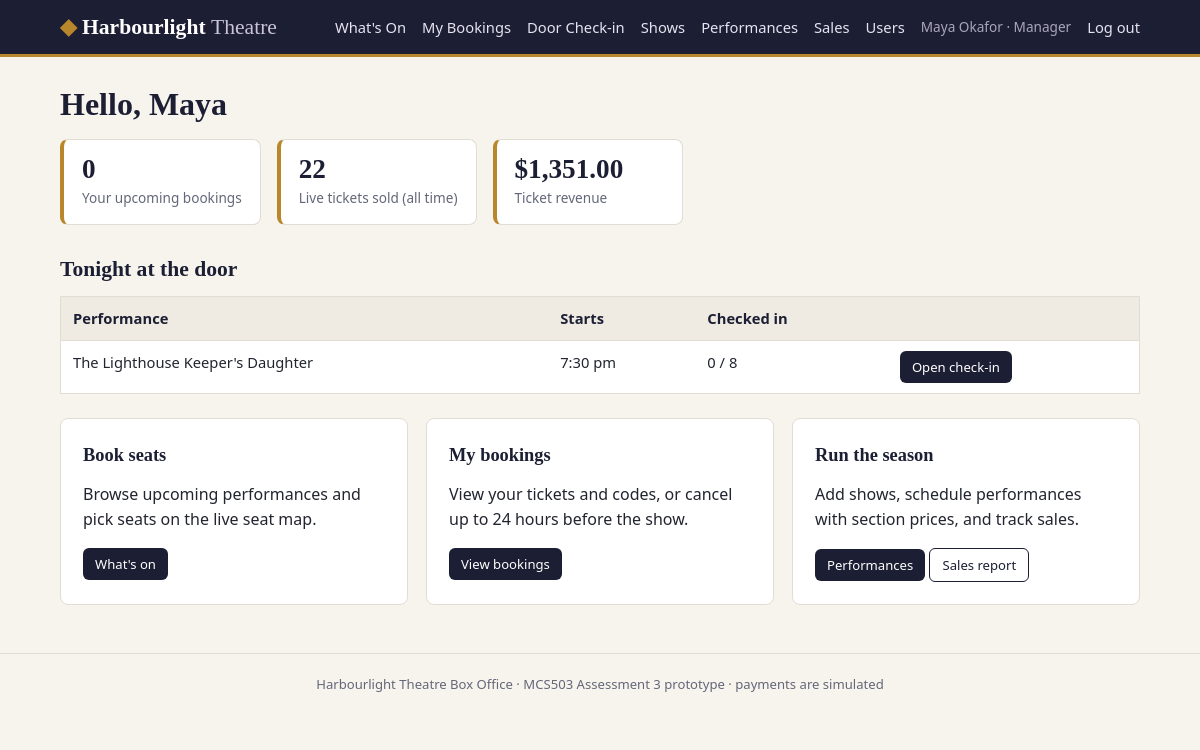
/dashboard.php (signed in), run on the app's committed database.
### tables this page shows
CREATE TABLE `performances` (
  `performance_id` int(10) unsigned NOT NULL AUTO_INCREMENT,
  `show_id` int(10) unsigned NOT NULL,
  `venue_id` int(10) unsigned NOT NULL,
  `starts_at` datetime NOT NULL,
  `status` enum('Scheduled','Cancelled') NOT NULL DEFAULT 'Scheduled',
  PRIMARY KEY (`performance_id`),
  KEY `idx_perf_start` (`starts_at`),
  KEY `fk_perf_show` (`show_id`),
  KEY `fk_perf_venue` (`venue_id`),
  CONSTRAINT `fk_perf_show` FOREIGN KEY (`show_id`) REFERENCES `shows` (`show_id`),
  CONSTRAINT `fk_perf_venue` FOREIGN KEY (`venue_id`) REFERENCES `venues` (`venue_id`)
);

CREATE TABLE `shows` (
  `show_id` int(10) unsigned NOT NULL AUTO_INCREMENT,
  `title` varchar(150) NOT NULL,
  `genre` varchar(50) NOT NULL,
  `description` text NOT NULL,
  `duration_mins` smallint(5) unsigned NOT NULL,
  `age_rating` varchar(10) NOT NULL DEFAULT 'G',
  PRIMARY KEY (`show_id`)
);

### includes/bootstrap.php (called while the page is built, shortened)
<?php
function e(?string $value): string
{
    return htmlspecialchars($value ?? '', ENT_QUOTES, 'UTF-8');
}
function money(float|string $amount): string
{
    return '$' . number_format((float)$amount, 2);
}
function isLoggedIn(): bool
{
    return isset($_SESSION['user_id']);
}
function currentUserId(): int
{
    return (int)($_SESSION['user_id'] ?? 0);
}
function hasRole(string ...$roles): bool
{
    return isLoggedIn() && in_array($_SESSION['role'], $roles, true);
}

### classes/Database.php (called while the page is built, shortened)
<?php
class Database
{
    private static ?mysqli $conn = null;
    public static function get(): mysqli
    {
        if (self::$conn === null) {
            try {
                $conn = new mysqli(DB_HOST, DB_USER, DB_PASS, DB_NAME);
            } catch (mysqli_sql_exception $e) {
                error_log('DB connection failed: ' . $e->getMessage());
                http_response_code(500);
                exit('The box office is temporarily unavailable. Please try again later.');
            }
            $conn->set_charset('utf8mb4');
            $offset = (new DateTime())->format('P');
            $conn->query("SET time_zone = '$offset'");
            self::$conn = $conn;
        }
        return self::$conn;
    }
}

### classes/Booking.php (called while the page is built, shortened)
<?php
class Booking
{
    private mysqli $db;
    public function __construct()
    {
        $this->db = Database::get();
    }
    public function ordersForUser(int $userId): array
    {
        $cutoff = CANCEL_CUTOFF_HOURS;
        $stmt = $this->db->prepare(
            "SELECT o.order_id, o.booking_ref, o.status, o.created_at,
                    p.performance_id, p.starts_at, p.status AS performance_status, s.title,
                    COUNT(t.ticket_id)  AS ticket_count,
                    SUM(t.price_paid)   AS total,
                    (o.status = 'Paid' AND p.status = 'Scheduled'
                     AND p.starts_at > DATE_ADD(NOW(), INTERVAL ? HOUR)) AS can_cancel
             FROM orders o
             JOIN tickets t      ON t.order_id = o.order_id
             JOIN performances p ON p.performance_id = t.performance_id
             JOIN shows s        ON s.show_id = p.show_id
             WHERE o.user_id = ?
             GROUP BY o.order_id, o.booking_ref, o.status, o.created_at,
                      p.performance_id, p.starts_at, p.status, s.title
             ORDER BY o.created_at DESC"
        );
        $stmt->bind_param('ii', $cutoff, $userId);
        $stmt->execute();
        return $stmt->get_result()->fetch_all(MYSQLI_ASSOC);
    }
}

### classes/Report.php (called while the page is built, shortened)
<?php
class Report
{
    private mysqli $db;
    public function __construct()
    {
        $this->db = Database::get();
    }
    public function byPerformance(): array
    {
        return $this->db->query(
            "SELECT p.performance_id, p.starts_at, p.status, s.title,
                    cap.capacity,
                    COUNT(t.ticket_id)               AS sold,
                    COALESCE(SUM(t.price_paid), 0)   AS revenue,
                    COUNT(t.checked_in_at)           AS attended,
                    ROUND(100 * COUNT(t.ticket_id) / cap.capacity, 1) AS occupancy_pct
             FROM performances p
             JOIN shows s ON s.show_id = p.show_id
             JOIN (SELECT sec.venue_id, COUNT(*) AS capacity
                     FROM seats st JOIN sections sec ON sec.section_id = st.section_id
                    GROUP BY sec.venue_id) cap ON cap.venue_id = p.venue_id
             LEFT JOIN tickets t ON t.performance_id = p.performance_id AND t.is_active = 1
             GROUP BY p.performance_id, p.starts_at, p.status, s.title, cap.capacity
             ORDER BY p.starts_at"
        )->fetch_all(MYSQLI_ASSOC);
    }
}

### classes/Ticket.php (called while the page is built, shortened)
<?php
class Ticket
{
    private mysqli $db;
    public function __construct()
    {
        $this->db = Database::get();
    }
    public function todaysAttendance(): array
    {
        return $this->db->query(
            "SELECT p.performance_id, p.starts_at, s.title,
                    COUNT(t.ticket_id)        AS sold,
                    COUNT(t.checked_in_at)    AS checked_in
             FROM performances p
             JOIN shows s ON s.show_id = p.show_id
             LEFT JOIN tickets t ON t.performance_id = p.performance_id AND t.is_active = 1
             WHERE DATE(p.starts_at) = CURDATE() AND p.status = 'Scheduled'
             GROUP BY p.performance_id, p.starts_at, s.title
             ORDER BY p.starts_at"
        )->fetch_all(MYSQLI_ASSOC);
    }
}

### dashboard.php (the view, shortened to what this page needs)
<?php
require_once __DIR__ . '/includes/bootstrap.php';
$orders = (new Booking())->ordersForUser(currentUserId());
$upcomingOrders = array_filter($orders, fn($o) => $o['status'] === 'Paid' && strtotime($o['starts_at']) > time());
$attendance = hasRole('staff', 'manager') ? (new Ticket())->todaysAttendance() : [];
if (hasRole('manager')) {
    $sales = (new Report())->byPerformance();
    $revenue = array_sum(array_column($sales, 'revenue'));
    $ticketsSold = array_sum(array_column($sales, 'sold'));
}
require __DIR__ . '/includes/header.php';
?>
<h1>Hello, <?= e(strtok($_SESSION['full_name'], ' ')) ?></h1>
<div class="stats">
    <div class="stat"><span class="num"><?= count($upcomingOrders) ?></span><span class="label">Your upcoming bookings</span></div>
    <?php if (hasRole('manager')): ?>
        <div class="stat"><span class="num"><?= $ticketsSold ?></span><span class="label">Live tickets sold (all time)</span></div>
        <div class="stat"><span class="num"><?= money($revenue) ?></span><span class="label">Ticket revenue</span></div>
    <?php endif; ?>
</div>
<?php if ($attendance): ?>
    <h2>Tonight at the door</h2>
    <table>
        <thead><tr><th>Performance</th><th>Starts</th><th>Checked in</th><th></th></tr></thead>
        <tbody>
        <?php foreach ($attendance as $a): ?>
            <tr>
                <td><?= e($a['title']) ?></td>
                <td><?= date('g:i a', strtotime($a['starts_at'])) ?></td>
                <td><?= (int)$a['checked_in'] ?> / <?= (int)$a['sold'] ?></td>
                <td><a class="btn btn-small" href="staff/checkin.php">Open check-in</a></td>
            </tr>
        <?php endforeach; ?>
        </tbody>
    </table>
<?php endif; ?>
<div class="cards">
    <article class="card">
        <h3>Book seats</h3>
        <p>Browse upcoming performances and pick seats on the live seat map.</p>
        <a class="btn btn-small" href="performances.php">What's on</a>
    </article>
    <article class="card">
        <h3>My bookings</h3>
        <p>View your tickets and codes, or cancel up to <?= CANCEL_CUTOFF_HOURS ?> hours before the show.</p>
        <a class="btn btn-small" href="my_bookings.php">View bookings</a>
    </article>
    <?php if (hasRole('manager')): ?>
        <article class="card">
            <h3>Run the season</h3>
            <p>Add shows, schedule performances with section prices, and track sales.</p>
            <a class="btn btn-small" href="manager/performances.php">Performances</a>
            <a class="btn btn-small btn-ghost" href="manager/reports.php">Sales report</a>
        </article>
    <?php endif; ?>
</div>
<?php require __DIR__ . '/includes/footer.php'; ?>

### assets/css/style.css (style rules this page uses)
:root { --ink: #1c1f33; --ink-2: #2b2f4a; --brass: #b8862b; --brass-dark: #94691c; --paper: #f7f4ee; --card: #ffffff; --text: #22242f; --muted: #646778; --line: #e2ddd2; --ok: #2f7a4d; --ok-bg: #e5f2ea; --bad: #a83a2f; --bad-bg: #f8e6e3; --info-bg: #eef0f8; --seat-free: #ffffff; --seat-held: #c9c6bf; --seat-sold: #3b3f5c; --radius: 8px; }
* { box-sizing: border-box; }
body { margin: 0; background: var(--paper); color: var(--text); font: 16px/1.55 "Segoe UI", system-ui, -apple-system, Arial, sans-serif; }
h1, h2, h3 { font-family: Georgia, "Times New Roman", serif; color: var(--ink); line-height: 1.2; }
h1 { font-size: 2rem; margin: 0 0 .4rem; }
h2 { font-size: 1.35rem; margin: 2rem 0 .8rem; }
h3 { font-size: 1.15rem; margin: .2rem 0 .4rem; }
a { color: var(--brass-dark); }
.btn { display: inline-block; background: var(--ink); color: #fff; border: 0; border-radius: 6px; padding: 10px 18px; font: 600 .95rem inherit; font-family: inherit; text-decoration: none; cursor: pointer; }
.btn-ghost { background: transparent; color: var(--ink); border: 1px solid var(--ink); }
.btn-small { padding: 6px 12px; font-size: .82rem; }
.panel, .card { background: var(--card); border: 1px solid var(--line); border-radius: var(--radius); padding: 22px; }
.cards { display: grid; grid-template-columns: repeat(auto-fill, minmax(260px, 1fr)); gap: 18px; margin-top: 1.5rem; }
table { width: 100%; border-collapse: collapse; background: var(--card); border: 1px solid var(--line); }
th, td { padding: 10px 12px; text-align: left; border-bottom: 1px solid var(--line); font-size: .92rem; vertical-align: top; }
th { background: #efebe2; color: var(--ink); font-weight: 600; }
.num { text-align: right; }
.stats { display: flex; gap: 16px; flex-wrap: wrap; margin: 1rem 0; }
.stat { background: var(--card); border: 1px solid var(--line); border-left: 4px solid var(--brass); border-radius: var(--radius); padding: 14px 18px; min-width: 190px; }
.stat .num { display: block; font: 700 1.7rem Georgia, serif; color: var(--ink); text-align: left; }
.stat .label { color: var(--muted); font-size: .85rem; }

### data on the page
performances: show.title "The Lighthouse Keeper's Daughter", starts_at "7:30 pm", checked_in "0", sold "8"

### other printed values
$_SESSION['full_name'] "Maya Okafor"
$_SESSION['role'] "Manager"
strtok($_SESSION['full_name'], ' ') "Maya"
count($upcomingOrders) "0"
$ticketsSold "22"
money($revenue) "$1,351.00"
CANCEL_CUTOFF_HOURS "24"
